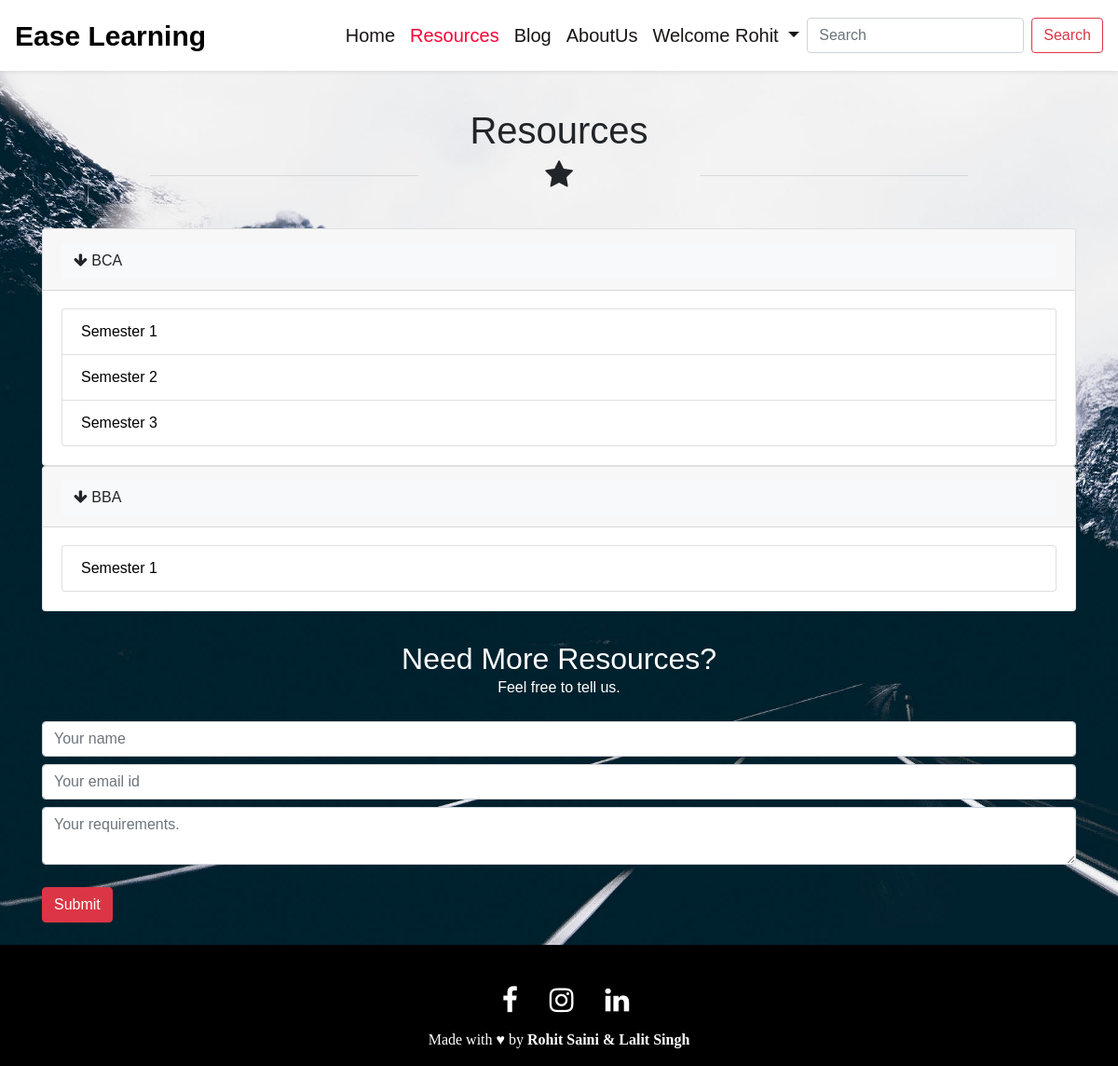
/resources (signed in), run on the app's committed database.
### mainapp/models.py (models this page shows, shortened)
class Courses(models.Model):
    id = models.AutoField(primary_key=True)
    name = models.CharField(max_length=50)

class Semesters(models.Model):
    id = models.AutoField(primary_key=True)
    semester = models.CharField(max_length=50)
    course = models.ForeignKey(Courses, on_delete=models.CASCADE)

### mainapp/views.py (the view)
# urls.py: path('resources', views.resources, name="Resources"),
def resources(request):
    cources = Courses.objects.all()
    semester = Semesters.objects.all()
    context = {
        "cources": cources,
        "semesters":semester,
    }
    return render(request, 'resources.html', context)

### mainapp/templates/resources.html (shortened to what this page needs)
{% extends 'base.html' %}
{% block active_res %} active {% endblock active_res %}
{% block body %}
<div class="container-fluid mb-2 p-4" id="resource_header">
    <div class="row mt-3">
        <div class="col-md-12 text-center">
            <h1 class="text-center">Resources</h1>
            <div class="d-flex justify-content-center mb-2">
                <hr class="w-25">
                <i class="fa fa-star" style="font-size: 2rem" aria-hidden="true"></i>
                <hr class="w-25">
            </div>
        </div>
    </div>
</div>
<div class="container mt-2">
<nav aria-label="breadcrumb">
  <ol class="breadcrumb">
    <li class="breadcrumb-item">Resources</li>
  </ol>
</nav>
  {% for course in cources %}
  <div class="accordion" id="accordion{{ course.id }}">
    <div class="card">
      <div class="card-header" id="heading{{ course.id }}">
        <h2 class="mb-0">
          <button class="btn btn-light text-left" type="button" data-toggle="collapse" data-target="#collapse{{ course.id }}" aria-expanded="true" aria-controls="collapse{{ course.id }}" style="width: 100%;">
            <i class="fa fa-arrow-down" id="icon"></i> {{ course.name }}
          </button>
        </h2>
      </div>
      <div id="collapse{{ course.id }}" class="collapse show" aria-labelledby="heading{{ course.id }}" data-parent="#accordion{{ course.id }}">
        <div class="card-body">
          <ul class="list-group">
            {% for sem in semesters %}
            {% if sem.course.name == course.name %}
            <li class="list-group-item"><a href="subjects/{{ sem.id }}">{{ sem.semester }}</a></li>
            {% endif %}
            {% endfor %}
          </ul>
        </div>
      </div>
    </div>
  </div>
    {% endfor %}
</div>
<section class="page-section" id="requirements" style="margin-top: 2rem">
    <div class="text-center">
        <h2 class="page-section-heading d-inline-block mb-0 text-white">Need More Resources?</h2><br>
        <p class="d-inline-block text-white">Feel free to tell us.</p>
    </div>
    <div class="align-items-center">
        <div class="container justify-content-center">
        {% if  user.is_authenticated %}
        <form id="req_form" name="req_form" action="add_requirements" method="GET">
            <input type="text" id="name" name='name' class="form-control my-2" placeholder="Your name" required width="10">
            <input type="text" id="email" name='email' placeholder="Your email id" class="form-control my-2" required>
            <textarea type="text" id="req" name='req' rows="2" class="form-control md-textarea" placeholder="Your requirements." required></textarea>
            <br>
            <button class="btn btn-danger mb-4">Submit</button>
        </form>
        {% else %}
        <h4 class="text-center mb-5" style="color: #ff0035">Please Login or SingUp to send us your requirements.</h4>
        {% endif %}
        </div>
    </div>
</section>
{% endblock body %}

### mainapp/templates/base.html (shortened to what this page needs)
<!DOCTYPE html>
<html lang="en">
<head>
  {% load static %}
  <link rel="stylesheet" href="https://stackpath.bootstrapcdn.com/bootstrap/4.5.2/css/bootstrap.min.css"
 />
  <link rel="stylesheet" href="https://stackpath.bootstrapcdn.com/font-awesome/4.7.0/css/font-awesome.min.css" />
  <link rel="stylesheet" href="{% static 'assets/css/style.css' %}" />
</head>
<body>
  <nav class="navbar navbar-expand-lg light shadow-sm">
    <a class="navbar-brand" id="logo" href="/">Ease Learning</a>
    <div class="collapse navbar-collapse" id="navbarSupportedContent">
      <ul class="navbar-nav ml-auto">
        <li class="nav-item {% block active_home %} {% endblock active_home %}">
          <a class="nav-link" href="/">Home</a>
        </li>
        <li class="nav-item {% block active_res %} {% endblock active_res %}">
          <a class="nav-link" href="/resources">Resources</a>
        </li>
        <li class="nav-item {% block active_blog %} {% endblock active_blog %}">
          <a class="nav-link" href="/blog">Blog</a>
        </li>
        <li class="nav-item {% block active_about %} {% endblock active_about %}">
          <a class="nav-link" href="/about">AboutUs</a>
        </li>
        {% if  user.is_authenticated %}
        <li class="nav-item">
          <div class="dropdown">
            <a class="nav-link dropdown-toggle" id="loggedin" data-toggle="dropdown" aria-haspopup="true"
              aria-expanded="true">
              Welcome {{ request.user.first_name }}
            </a>
        </li>
    </div>
    {% endif %}
    <form class="form-inline my-2 my-lg-0" method="GET" action="/search">
      <input class="form-control mr-sm-2" type="search" id="qry" name="qry" placeholder="Search" aria-label="Search">
      <button class="btn btn-outline-danger my-2 my-sm-0" type="submit">Search</button>
    </form>
  </nav>
    {% block body %} {% endblock body %}
  <footer class="page-footer mt-auto">
    <div class="container d-flex justify-content-center pt-5">
      <div class="icon" style="margin-right: 10px">
        <a href="https://www.facebook.com/profile.php?id=100007325041744" target="_blank"><i
            class="fa fa-facebook fa-lg pl-4"></i></a>
      </div>
      <div class="icon" style="margin-right: 10px">
        <a href="https://www.instagram.com/" target="_blank"><i class="fa fa-instagram fa-lg pl-4"
            style="font-size: 30px"></i></a>
      </div>
      <div class="icon" style="margin-right: 10px">
        <a href="https://www.linkedin.com/in/rohit-kumar-saini/" target="_blank"><i
            class="fa fa-linkedin fa-lg pl-4" style="font-size: 30px"></i></a>
      </div>
    </div>
    <div class="footer-copyright">
      <p class="text-center text-white pt-3 pb-3" style="font-family: 'Parisienne', cursive;">
        Made with &hearts; by <strong style="font-family: 'Parisienne', cursive;"> Rohit Saini & Lalit Singh</strong>
      </p>
    </div>
  </footer>
</body>
</html>

### mainapp/static/assets/css/style.css (style rules this page uses)
:root { --primary-color: #FF0035; --secondary-color: #D6EFFF; --text-color : rgb(24, 20, 20); --bg-color : #FFF; }
* { list-style: none; text-decoration: none; font-family: 'Archivo Black', sans-serif; }
nav { position: fixed; }
.nav-item { font-size: 20px; font-weight: 500; }
.nav-item a { padding: 15px; color: var(--text-color); }
.active a { color: var(--primary-color); }
#logo { font-size: 30px; font-weight: 800; color: black; }
.navbar { background-color: var(--bg-color); }
.fa-facebook { font-size: 30px; color: white; }
.fa-instagram { font-size: 30px; color: white; }
.fa-linkedin { font-size: 30px; color: white; }
.footer-copyright p { margin-bottom: 0; }
footer { background: #000000; }

### mainapp/templates/resources.html (style rules this page uses)
body { background: url("../static/assets/img/bg5.jpg"); background-attachment: fixed; background-size: cover; }
.list-group-item a { text-decoration: none; color: #000; }

### data on the page
Courses: {{ course.id }} 1 (drawn), name "BCA"
Semesters: semester "Semester 1"
Semesters: semester "Semester 2"
Semesters: semester "Semester 3"
Courses: name "BBA"
Semesters: semester "Semester 1"

### other printed values
{{ request.user.first_name }} "Rohit"
